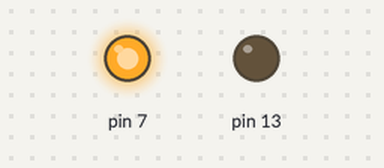
A sketch run on a simulated Arduino Uno, built with avr-gcc and run on an emulated ATmega328P. On the bench: output pins drawn as LEDs (lit = HIGH).

Above: at 1.5 s.
At 4.0 s:
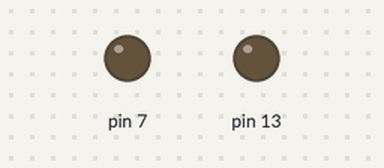
Timing chart, 0 to 19.5 s (numbered marks = the images above):
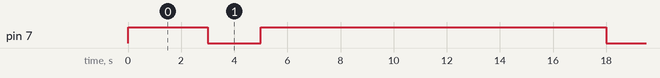

Measured:
- by itself, pin 7: alternates HIGH for 13.0 s and LOW for 2.0 s

The sketch:

Aula-30.ino
```cpp
#include <CFB_led.h>

CFB_led ld1(13);
CFB_led ld2(7);

void setup() {
  ld2.acender();
}

void loop() {

  delay(3000);
  ld2.apagar_t(2000);
  delay(10000);

}
```

CFB_led.h
```cpp
#ifndef CFB_LED_H_INCLUDED
#define CFB_LED_H_INCLUDED

#include <Arduino.h>

class CFB_led{
public:
    CFB_led(int pin);
    void acender();
    void apagar();
    void acender_t(int tmp);
    void apagar_t(int tmp);
    void piscar(int tmp,int loop);
private:
    int pino_led;
};

#endif // CFB_LED_H_INCLUDED
```
